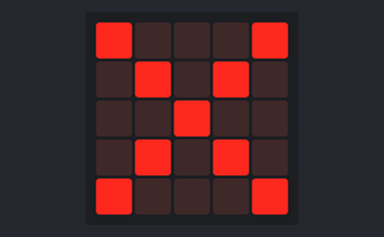
This program was run on a simulated BBC micro:bit (MakeCode). On the bench: the board's 5×5 LED display.

Above: at 0.1 s.
At 3.5 s:
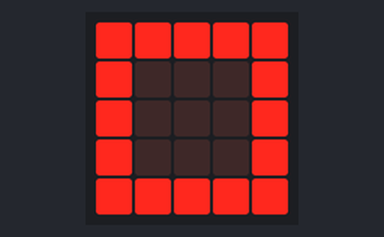

Measured:
- what the display in image 1 shows lasts 2.4 s, from 3.4 s to 5.8 s

The program:

traffic-light.py
```python
def on_forever():
    basic.show_leds("""
        # . . . #
        . # . # .
        . . # . .
        . # . # .
        # . . . #
        """)
    basic.pause(3000)
    basic.clear_screen()
    basic.show_leds("""
        # # # # #
        # . . . #
        # . . . #
        # . . . #
        # # # # #
        """)
    basic.pause(2000)
basic.forever(on_forever)
```
